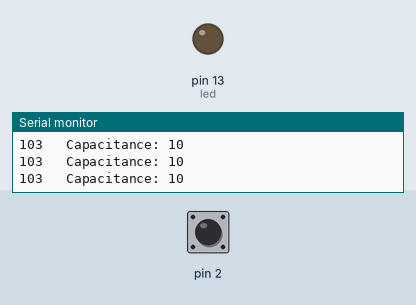
The sketch below on a simulated Arduino Uno, built with avr-gcc and run on an emulated ATmega328P. Shown: output pins drawn as LEDs (lit = HIGH), the last lines printed to the serial monitor. Inputs (shaded band) come from the test bench; at power-on: pin 2 HIGH.

Above: at 1.2 s.
1.3 s: pin 2 pulled LOW for 0.15 s
At 1.8 s:
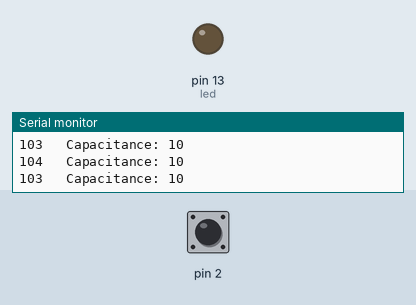
2.9 s: pin 2 pulled LOW for 3.2 s
At 3.9 s:
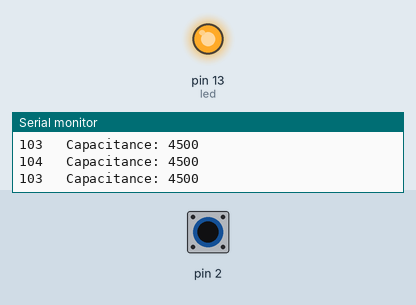
Timing chart, 0 to 7.7 s (numbered marks = the images above; inputs shaded):
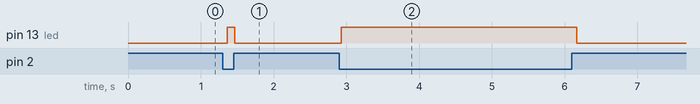

The sketch:

led_binary.ino
```cpp
#include <CapacitiveSensor.h>

/*
 * CapitiveSense Library Demo Sketch
 * Paul Badger 2008
 * Uses a high value resistor e.g. 10M between send pin and receive pin
 * Resistor effects sensitivity, experiment with values, 50K - 50M. Larger resistor values yield larger sensor values.
 * Receive pin is the sensor pin - try different amounts of foil/metal on this pin
 */


CapacitiveSensor   cs_4_2 = CapacitiveSensor(4, 2);       // 10M resistor between pins 4 & 2, pin 2 is sensor pin, add a wire and or foil if desired
// pin 8 is sensor pin, add a wire and or foil
const int led = 13;        // pin that the Piezo is attached to
int sensorMin = 50;        // minimum sensor value
int sensorMax = 3200;           // maximum sensor value
void setup()
{
  cs_4_2.set_CS_AutocaL_Millis(0xFFFFFFFF);     // turn off autocalibrate on channel 1 - just as an example
  Serial.begin(9600);
  pinMode(led, OUTPUT);
}

void loop()
{
  long start = millis();
  long total1 =  cs_4_2.capacitiveSensor(30);

  if (total1 > (sensorMax / 2 - sensorMin)) {
    digitalWrite(led, HIGH);
    delay(100);
  }
  else {
    digitalWrite(led, LOW);
    delay(100);
  }

  Serial.print(millis() - start);        // check on performance in milliseconds
  Serial.print("\t Capacitance: ");                    // tab character for debug windown spacing

  Serial.println(total1);                  // print sensor output 1
  delay(1);                             // arbitrary delay to limit data to serial port

}
```

Measured:
- after the input at 1.3 s, pin 13 (led): LOW → HIGH after 0.06 s, → LOW 0.10 s later
- after the input at 2.9 s, pin 13 (led): LOW → HIGH at once, → LOW 3.2 s later
